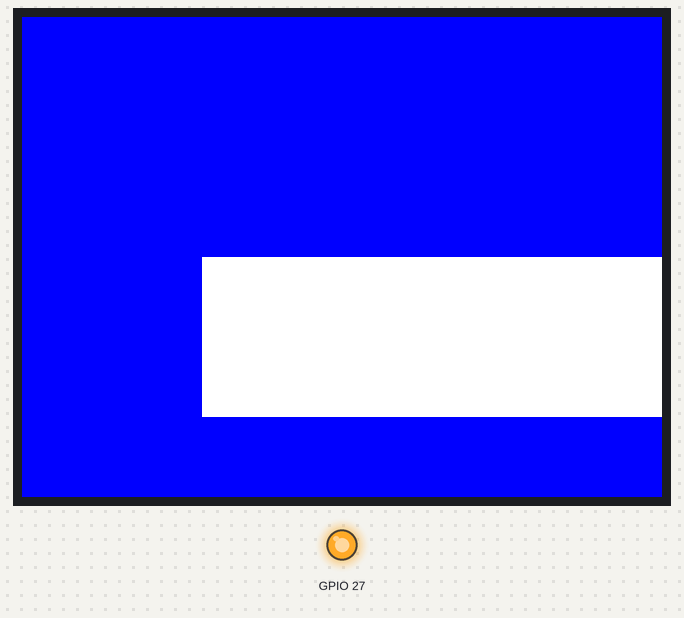
The sketch below on a simulated ESP32-C3. Parts: 320×240 colour display, output pins drawn as LEDs (lit = HIGH). What the sketch prints to the serial monitor is not drawn.

Above: at 0.8 s.
At 1.9 s:
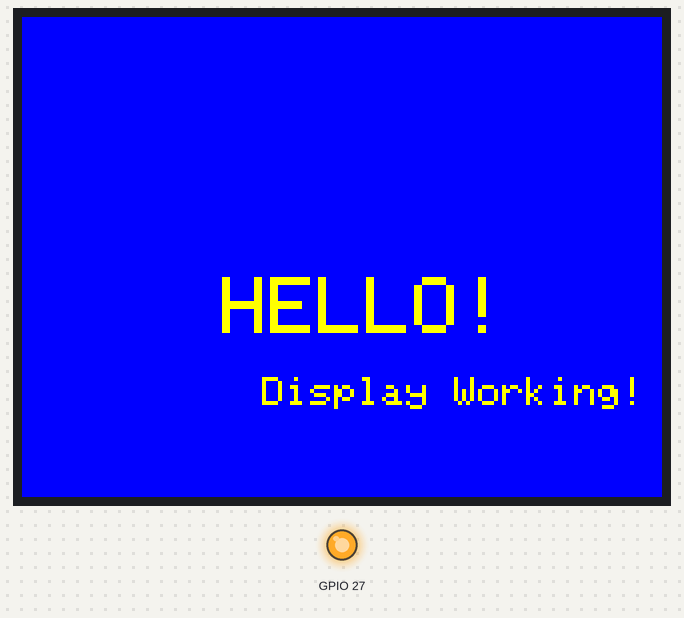

Measured:
- what the display in image 0 shows lasts 1.1 s, from 0.7 s to 1.8 s

The sketch:

ourtestprogram.ino
```cpp
#include <TFT_eSPI.h>
TFT_eSPI tft;

void setup() {
  Serial.begin(115200);
  delay(500);

  // Backlight ON
  pinMode(27, OUTPUT);
  digitalWrite(27, HIGH);

  // Init display
  tft.init();
  tft.setRotation(1);  // Landscape mode: 480x320
  tft.fillScreen(TFT_BLUE);

  Serial.println("Display initialized");
  Serial.print("Width: "); Serial.println(tft.width());
  Serial.print("Height: "); Serial.println(tft.height());

  // Draw a white rectangle where text should be
  tft.fillRect(90, 120, 300, 80, TFT_WHITE);
  delay(1000);

  // Now draw text on blue background
  tft.fillScreen(TFT_BLUE);
  tft.setTextColor(TFT_YELLOW, TFT_BLUE);
  tft.setTextSize(4);
  tft.drawString("HELLO!", 100, 130);

  tft.setTextSize(2);
  tft.drawString("Display Working!", 120, 180);

  Serial.println("Graphics drawn!");
}

void loop() {
}
```
